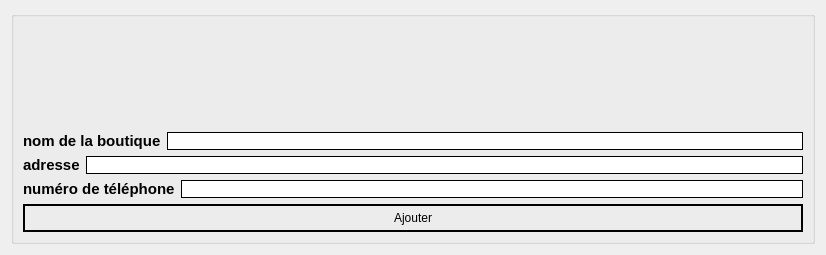
             <widget class="QWidget" name="tab_11">
              <attribute name="title">
               <string>créer</string>
              </attribute>
              <layout class="QGridLayout" name="gridLayout">
               <item row="0" column="0">
                <widget class="QGroupBox" name="groupBox_4">
                 <property name="styleSheet">
                  <string notr="true">color: rgb(0, 0, 0);</string>
                 </property>
                 <property name="title">
                  <string/>
                 </property>
                 <layout class="QGridLayout" name="gridLayout_17">
                  <item row="0" column="0">
                   <layout class="QHBoxLayout" name="horizontalLayout_16">
                    <item>
                     <spacer name="horizontalSpacer_9">
                      <property name="orientation">
                       <enum>Qt::Orientation::Horizontal</enum>
                      </property>
                      <property name="sizeType">
                       <enum>QSizePolicy::Policy::Fixed</enum>
                      </property>
                      <property name="sizeHint" stdset="0">
                       <size>
                        <width>298</width>
                        <height>20</height>
                       </size>
                      </property>
                     </spacer>
                    </item>
                    <item>
                     <widget class="QLabel" name="label_17">
                      <property name="sizePolicy">
                       <sizepolicy hsizetype="Fixed" vsizetype="Fixed">
                        <horstretch>0</horstretch>
                        <verstretch>0</verstretch>
                       </sizepolicy>
                      </property>
                      <property name="minimumSize">
                       <size>
                        <width>100</width>
                        <height>100</height>
                       </size>
                      </property>
                      <property name="text">
                       <string/>
                      </property>
                      <property name="pixmap">
                       <pixmap resource="icones.qrc">:/icones/icone/boutique_p.jpg</pixmap>
                      </property>
                      <property name="scaledContents">
                       <bool>true</bool>
                      </property>
                     </widget>
                    </item>
                    <item>
                     <spacer name="horizontalSpacer_10">
                      <property name="orientation">
                       <enum>Qt::Orientation::Horizontal</enum>
                      </property>
                      <property name="sizeType">
                       <enum>QSizePolicy::Policy::Fixed</enum>
                      </property>
                      <property name="sizeHint" stdset="0">
                       <size>
                        <width>382</width>
                        <height>20</height>
                       </size>
                      </property>
                     </spacer>
                    </item>
                   </layout>
                  </item>
                  <item row="1" column="0">
                   <layout class="QVBoxLayout" name="verticalLayout_7">
                    <item>
                     <layout class="QHBoxLayout" name="horizontalLayout_13">
                      <item>
                       <widget class="QLabel" name="label_18">
                        <property name="text">
                         <string>&lt;html&gt;&lt;head/&gt;&lt;body&gt;&lt;p&gt;&lt;span style=&quot; font-size:11pt; font-weight:700;&quot;&gt;nom de la boutique&lt;/span&gt;&lt;/p&gt;&lt;/body&gt;&lt;/html&gt;</string>
                        </property>
                       </widget>
                      </item>
                      <item>
                       <widget class="QLineEdit" name="lineEdit_3">
                        <property name="styleSheet">
                         <string notr="true">color: rgb(0, 0, 0);
 border: 1px solid black;</string>
                        </property>
                       </widget>
                      </item>
                     </layout>
                    </item>
                    <item>
                     <layout class="QHBoxLayout" name="horizontalLayout_14">
                      <item>
                       <widget class="QLabel" name="label_19">
                        <property name="text">
                         <string>&lt;html&gt;&lt;head/&gt;&lt;body&gt;&lt;p&gt;&lt;span style=&quot; font-size:11pt; font-weight:700;&quot;&gt;adresse&lt;/span&gt;&lt;/p&gt;&lt;/body&gt;&lt;/html&gt;</string>
                        </property>
                       </widget>
                      </item>
                      <item>
                       <widget class="QLineEdit" name="lineEdit_7">
                        <property name="styleSheet">
                         <string notr="true">color: rgb(0, 0, 0);
 border: 1px solid black;</string>
                        </property>
                       </widget>
                      </item>
                     </layout>
                    </item>
                    <item>
                     <layout class="QHBoxLayout" name="horizontalLayout_15">
                      <item>
                       <widget class="QLabel" name="label_20">
                        <property name="text">
                         <string>&lt;html&gt;&lt;head/&gt;&lt;body&gt;&lt;p&gt;&lt;span style=&quot; font-size:11pt; font-weight:700;&quot;&gt;numéro de téléphone&lt;/span&gt;&lt;/p&gt;&lt;/body&gt;&lt;/html&gt;</string>
                        </property>
                       </widget>
                      </item>
                      <item>
                       <widget class="QLineEdit" name="lineEdit_14">
                        <property name="styleSheet">
                         <string notr="true">color: rgb(0, 0, 0);
 border: 1px solid black;</string>
                        </property>
                       </widget>
                      </item>
                     </layout>
                    </item>
                   </layout>
                  </item>
                  <item row="2" column="0">
                   <widget class="QPushButton" name="pushButton_11">
                    <property name="styleSheet">
                     <string notr="true">font: 600 12pt &quot;Segoe UI&quot;;
color: rgb(0, 0, 0);
 border: 2px solid black;
    border-radius: 15px;
    padding: 5px; 
selection-background-color: rgb(0, 21, 155);
</string>
                    </property>
                    <property name="text">
                     <string>Ajouter</string>
                    </property>
                    <property name="icon">
                     <iconset>
                      <normaloff>../../../../mrmed/Downloads/add (1).png</normaloff>../../../../mrmed/Downloads/add (1).png</iconset>
                    </property>
                   </widget>
                  </item>
                 </layout>
                </widget>
               </item>
              </layout>
             </widget>
